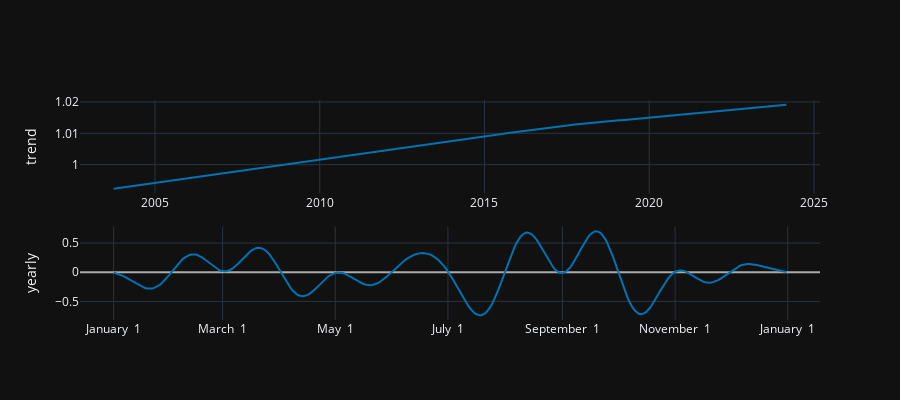

Here is the notebook cell this chart was saved with:
### Markdown cell above
#### Future insights

### Code cell
from prophet import Prophet
from prophet.plot import plot_components_plotly
#
fig2 = make_subplots(rows=2, cols=2, subplot_titles=tickers, horizontal_spacing=0.04, vertical_spacing=0.08)
#
plot_components_plotly(models_6m['MSFT'], forecasts_6m['MSFT'])

### Figure 1 — Plotly figure (JSON) as saved in the notebook; plotly's stock layout.template omitted (floating-point values rounded to 4 significant figures; data arrays with more than 128 entries replaced by an {"elided": "..."} marker saying what was removed)
{"data": [{"line": {"color": "#0072B2", "width": 2}, "mode": "lines", "name": "trend", "x": {"elided": "246 str values"}, "y": {"elided": "246 float values"}, "type": "scatter", "xaxis": "x", "yaxis": "y"}, {"line": {"color": "rgba(0, 114, 178, 0.2)", "width": 0}, "mode": "lines", "name": "trend_upper", "x": {"elided": "246 str values"}, "y": {"elided": "246 float values"}, "type": "scatter", "xaxis": "x", "yaxis": "y"}, {"fill": "tonexty", "fillcolor": "rgba(0, 114, 178, 0.2)", "line": {"color": "rgba(0, 114, 178, 0.2)", "width": 0}, "mode": "lines", "name": "trend_lower", "x": {"elided": "246 str values"}, "y": {"elided": "246 float values"}, "type": "scatter", "xaxis": "x", "yaxis": "y"}, {"line": {"color": "#0072B2", "width": 2}, "mode": "lines", "name": "yearly", "x": {"elided": "365 str values"}, "y": {"elided": "365 float values"}, "type": "scatter", "xaxis": "x2", "yaxis": "y2"}], "layout": {"xaxis": {"anchor": "y", "domain": [0.0, 1.0], "range": ["2002-09-23T04:48:00", "2025-03-07T19:12:00"], "type": "date"}, "yaxis": {"anchor": "x", "domain": [0.575, 1.0], "title": {"text": "trend"}, "rangemode": "normal", "zerolinecolor": "#AAA"}, "xaxis2": {"anchor": "y2", "domain": [0.0, 1.0], "range": ["2016-12-13T18:54:02.958904115", "2018-01-18T11:04:57.863013581"], "tickformat": "%B %e", "type": "date"}, "yaxis2": {"anchor": "x2", "domain": [0.0, 0.425], "title": {"text": "yearly"}, "zerolinecolor": "#AAA"}, "height": 400, "showlegend": false, "width": 900}}
